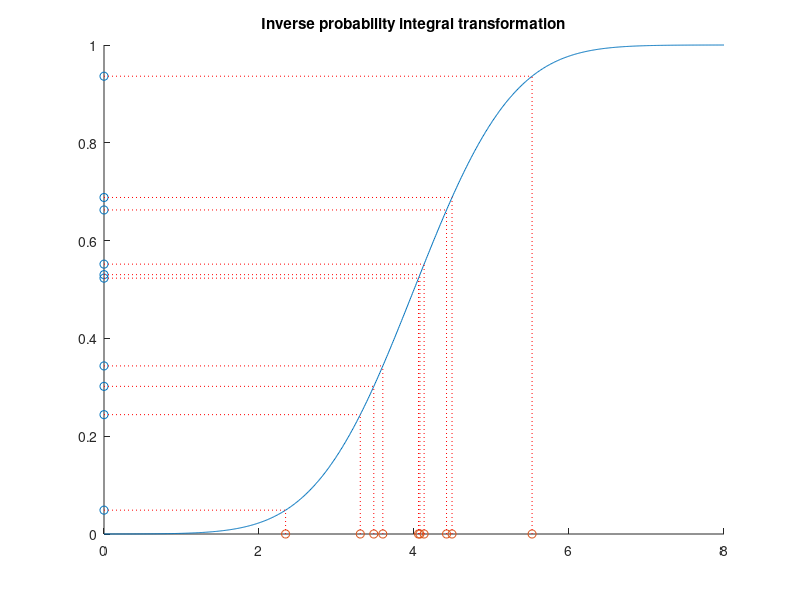
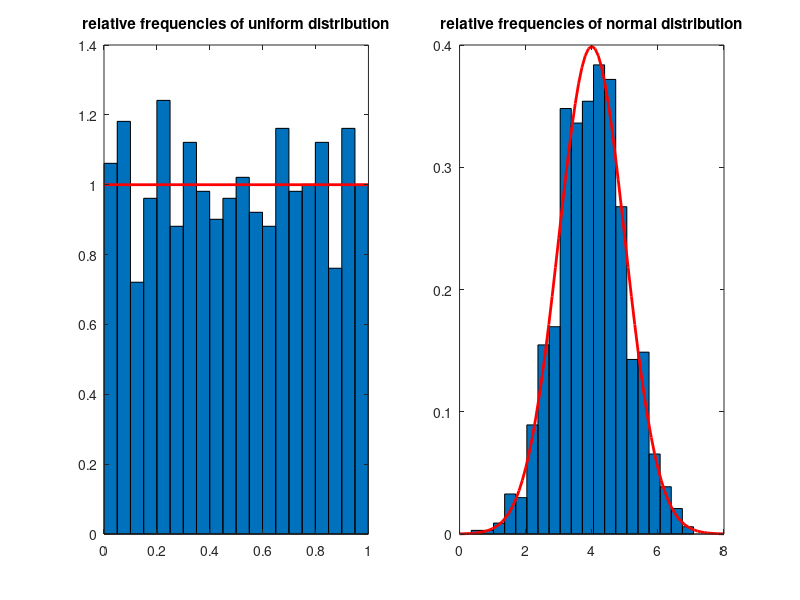

These figures' MATLAB source, in order: (Note: this script raises an error after producing the figures.)
%% Value-at-risk and GARCH
% Christian Groll
%
% Chair of Financial Econometrics, Ludwig-Maximilians-University 
% Munich. 
%
% All rights reserved.

%%
% Although the previous parts of the script shall not be
% understood as rigorous scientific investigation of the topics
% treated, they nevertheless demonstrate some first indications
% that simple regression models or curve fitting techniques do
% not provide the desired informational gains in financial 
% applications. The deterministic and predictable part of stock
% prices is usually too small, compared with the large
% uncertainty that is involved. Hence, stock market prices are
% commonly perceived as stochastic, so that they are best
% described in the framework of probability theory. This part of
% the course shall introduce some of the basic concepts used to
% capture the stochasticity in stock prices.

%% Required functions
%   garchestimation

%% Monte Carlo simulation
% As part of the standard MATLAB program the function rand()
% enables simulation of uniformly distributed pseudo random 
% variables. This is one of the most important tools for
% financial econometrics. However, the key to understanding this
% importance is to understand that these uniformly distributed
% simulated values can be transformed to samples of any given
% distribution function by a simple transformation.

% init params
n = 1000;     % sample size
nBins = 20;   % number of points per bin

% simulate from uniform distribution
simU = rand(n, 1);

% check appropriateness
hist(simU, nBins)

% calculate expected number of bins
expNum = n/nBins;

% include horizontal line at expected number of points per bin
line([0 1], expNum*[1 1], 'Color', 'r')
title(['sample size: ' num2str(n) ' / expected points per bin: '...
    num2str(expNum)])

%%
% In order to simulate random numbers of different distributions,
% one has to make use of the fact that the inverse cumulative
% distribution function F^(-1), applied to a uniformly 
% distributed random variable simU, generates a random vector with 
% cumulative distribution equal to F. This theorem is called 
% inverse probability integral transformation (PIT), and can be 
% best understood by looking at a graphical visualization. Here, 
% we use the normal distribution as an example.

% init params
n2 = 10;    % sample size
mu = 4;     % params distribution 
sigma = 1;

% show first n2 points of simU on y-axis
close
scatter(zeros(n2, 1), simU(1:n2), 'r.')
hold on;

% plot cumulative distribution function
grid = 0:0.01:8;
vals = normcdf(grid, mu, sigma);
plot(grid, vals)

% scatter resulting values after inverse PIT
X = norminv(simU, mu, sigma);
scatter(X(1:n2), zeros(n2, 1), 'r.')

% plot lines between points to indicate relation
for ii=1:n2
    % horizontal line, beginning in uniform sample point
    line([0 X(ii)], [simU(ii) simU(ii)], 'Color', 'r',...
       'LineStyle', ':')
    
    % vertical line, beginning in new point, up to function
    line([X(ii) X(ii)], [0 simU(ii)], 'Color', 'r', 'LineStyle', ':')
end
title('Inverse probability integral transformation')

%%
% As can be seen, points in the middle of the [0 1] interval
% encounter a very steep slope of the cumulative distribution
% function, so that the distances between those points are
% effectively reduced. Hence, the associated area on the x-axis
% will exhibit an accumulation of sample points. In contrast to
% that, points in the outer quantiles of the distribution will
% encounter a very shallow slope, and hence will be taken further
% apart of each other.
%
% In order to show that this distortion happens exactly in the 
% required way to produce sample points of the predetermined 
% distribution, one can compare the relative frequencies of the 
% sample points with the probability density function of the 
% targeted distribution.

figure('position', [50 50 1200 600])

% plot histogram, normalized to entail area of one
subplot(1, 2, 1);
[counterU locationsU] = hist(simU, nBins);  % count points in bins
width = diff(locationsU(1:2));          % get bin width
bar(locationsU, counterU/(n*width), 1);   % Rescale bins to sum up
        % to area 1. Without adjustment, area is number of points
        % time bin width.
hold on;

% include underlying uniform distribution
plot([0 1], [1 1], 'r', 'LineWidth', 2)
title('relative frequencies of uniform distribution')

% plot histogram of transformed sample points, normalized
subplot(1, 2, 2);
[counterX locationsX] = hist(X, nBins);
width = diff(locationsX(1:2));
bar(locationsX, counterX/(n*width), 1);
hold on;

% include underlying normal distribution
grid = mu-4:0.1:mu+4;
plot(grid, normpdf(grid, mu, sigma), 'r', 'LineWidth', 2);
title('relative frequencies of normal distribution')

%%
% Hence, given any distribution function, we now are capable of
% simulating samples of it. However, in practice we usually
% encounter a different problem : we observe some data, but do
% not know the underlying distribution function, which has to be
% estimated based on the data.
%
% We will now implement code to estimate the parameters of a
% given distribution function based on maximum likelihood. In
% order to get an impression of how good the estimation step
% performs, we will adapt it to simulated data with known
% underlying distribution first.
%
% The likelihood of a given sample point is defined as the value
% of the probability density function. Furthermore, the
% likelihood of a given sample with more than one point is
% defined as the product of the individual likelihoods. 

% init params example
n = 1000;   % number sample points
mu = 2;
sigma = 1;
points = normrnd(mu, sigma, n, 1);    % simulate data points

% likelihood first point only
lh1 = (sigma^2*2*pi)^(-0.5)*exp((-0.5)*(points(1)-mu)^2/sigma^2);
fprintf(['\nThe likelihood of the first point is given by '...
    num2str(lh1) '.\n'])
fprintf(['It also can be calculated using an '...
    'existing MATLAB function:\n'...
    'normpdf(points(1), mu, sigma) = ' ...
    num2str(normpdf(points(1), mu, sigma))...
    '.\n'])

%%

% calculate lh for all individual points
lhs = normpdf(points, mu, sigma);

% multiply first k points for each k up to 10
cumulatedLikelihoods = cumprod(lhs(1:10))'

%% 
% As can be seen, through multiplication the absolute value of
% the overall likelihood becomes vanishingly small very fast.
% This imposes numerical problems to the process of calculation,
% since MATLAB only uses a finite number of decimal places.
% Hence, parameter estimation is always done by maximization of
% the log-likelihood function. Note that multiplication of
% individual likelihoods becomes summation under the
% transformation to log-likelihoods.

% calculate log-likelihood for sample points
llh = -0.5*log(sigma^2*2*pi)-0.5*(points-mu).^2/sigma^2;

% show cumulate sum
cumulatedSum = cumsum(llh(1:10))'

%% 
% As can be seen, using log-likelihood does not cause the same
% numerical problems. Now, let's create an anonymous function
% that takes the parameters of the normal distribution and the
% sample points as input, and calculates the negative
% log-likelihood. This function subsequently can be used in the
% optimization routine.

% anonymous function
nllh = @(params, data)sum(0.5*log(params(2)^2*2*pi)+...
    0.5*(data-params(1)).^2/params(2)^2); % note: in order to 
            % fulfill the requirements of the subsequent
            % optimization, the argument that shall be optimized
            % has to be given first, with all parameters
            % contained in one vector!        
            
% check correctness with existing MATLAB function
negLogLikelihoods = ...
    [nllh([mu sigma], points) normlike([mu sigma], points)]

%%
% Obviously, both values are identical.
   
%% 
% Since the parameter sigma of the normal distribution may not
% take on negative values, we are confronted with a constrained
% optimization problem. Hence, we have to use the function 
% fmincon.

% simulate random points from normal distribution
points = normrnd(mu, sigma, 1000, 1);

% standard normal as first guess
params0 = [0 1];

% specify bounds on parameters
lb = [-inf 0.1];
ub = [inf inf];

% set options for optimization
opt = optimset('algorithm', 'interior-point', 'TolX', 1e-14);

% three ways to perform optimization: using anonymous function
paramsHat1 = ...
   fmincon(@(params)nllh(params, points), params0, ...
   [], [], [], [], lb, ub, [], opt);

% different way, using anonymous function
paramsHat2 =...
    fmincon(nllh, params0, ...
    [], [], [], [], lb, ub, [], opt, points);

% using existing MATLAB function
paramsHat3 =...
    fmincon(@(params)normlike(params, points), params0, ...
    [], [], [], [], lb, ub, [], opt);

% showing wrong syntax using existing function
try
    paramsHat4 =...
        fmincon(normlike, params0, ...
        [], [], [], [], lb, ub, [], opt, points);
catch err
    fprintf(['MATLAB displays the following error:\n"'...
        err.message '"\n']);
end

%%
% While the first three optimization calls stop regularly, the
% fourth syntax produces an error as predicted. Comparison of the
% estimated parameters of the successful optimizations show
% equally good results for all three.

% compare results of different optimizations with real values
compareToRealParams = [mu sigma; paramsHat1; ...
    paramsHat2; paramsHat3]

%%
% Now that we successfully estimated the underlying normal
% distribution, we want to try the same estimation procedure for
% a Student's t-distribution.

% init params
n = 1000;
nu = 4;

% simulate values per inverse PIT
X = tinv(rand(n, 1), nu);

% determine individual likelihoods for vector of observations
lh = @(nu, X)gamma((nu+1)/2)*(nu*pi)^(-0.5)/gamma(nu/2)...
    *(1+X.^2/nu).^(-(nu+1)/2);

%%
% Note: function lh returns a vector itself. See for example:
outputDimension = size(lh(4, X))

%%
% Define function nllh_t that calculates the negative overall 
% log-likelihood based on the output of function lh.

% taking log of each entry and summing up
nllhT = @(nu, X)-sum(log(lh(nu, X)));


%% 
% Specify optimization settings and conduct optimization.

% init guess
param0 = 10;

% boundary constraints
lb = 0.1;
ub = inf;

% optimization
paramHat = fmincon(nllhT, param0, [], [], [], [], ...
    lb, ub, [], [], X);

%%
% Note that MATLAB displays a warning message, indicating that
% the currently used searching algorithm might not be accurate.
% You can switch to any of the suggested algorithms by changing
% the respective property of the optimization options structre
% via optimset(). Nevertheless, the results obtained are not too
% bad after all.

% compare with real parameter
compareToRealParam = [nu paramHat]

%% Application to real data
% Now we want to examine whether observed returns in the real
% world approximately follow a normal distribution. As first
% example we will chose the German stock market index for our
% investigation.

% specify ticker symbol as string variable
tickSym = '^GDAXI';     % specify stock data of interest

% specify beginning and ending as string variables
dateBeg = '01011990';       %  day, month, year: ddmmyyyy
dateEnd = datestr(today, 'ddmmyyyy');  % today as last date

% load data
dax = getPrices(dateBeg, dateEnd, {tickSym});

% calculate percentage log returns
daxRetsTable = price2retWithHolidays(dax);
daxLogRets = daxRetsTable{:,:}*100;

%%
% Fitting parameters of normal distribution to data.

% init bounds
lb = [-inf 0.001];
ub = [inf inf];

% optimization settings
opt = optimset('display', 'off', 'algorithm', 'sqp'); 

% estimate normal distribution parameters
paramsHat = ...
   fmincon(nllh, params0, ...
   [], [], [], [], lb, ub, [], opt, daxLogRets);

% compare parameters with estimation from existing function
[muHat sigmaHat] = normfit(daxLogRets);
paramComparison = [paramsHat; muHat sigmaHat]

%%
% In order to examine the goodness-of-fit of the estimated normal
% distribution, some visualizations can be helpful. First, a
% normalized histogram of the data shall be compared to the 
% probability density function of the fitted distribution.
% Moreover, as the largest financial risks are located in the
% tails of the distribution, the figure also shall show a more
% amplified view on the lower tail.

% show normalized histogram with density of normal distribution
[counterX locationsX] = hist(daxLogRets, 50);
width = diff(locationsX(1:2));

% show bar diagram in first subplot
figure('position', [50 50 1200 600])
subplot(1, 2, 1);
bar(locationsX, counterX/(numel(daxLogRets)*width), 1);
hold on;

% init grid
grid =...
    paramsHat(1)-5*paramsHat(2):0.01:paramsHat(1)+5*paramsHat(2);

% include underlying normal distribution
plot(grid, normpdf(grid, paramsHat(1), paramsHat(2)), ...
    'r', 'LineWidth', 2);
title('relative frequencies with normal distribution')

% show lower tail region amplified
subplot(1, 2, 2);
hold on;
bar(locationsX, counterX/(numel(daxLogRets)*width), 1);
plot(grid, normpdf(grid, paramsHat(1), paramsHat(2)), ...
    'r', 'LineWidth', 2);
axis([paramsHat(1)-7*paramsHat(2) paramsHat(1)-2*paramsHat(2)...
    0 0.02])
title('lower tail')
hold off

%%
% As the amplification of the comparison of the lower tails
% shows, the relative frequency of extremely negative realizations
% is much larger than what would be suggested by the normal
% distribution. This indicates that the shape of the normal
% distribution is not able to provide a good fit to the
% realizations of stock returns observed. Another way to
% visualize the deviations between normal distribution modeling
% and reality is the QQ-plot.
%
% In order to compare the quantiles of the empirical returns with
% the quantiles of a given distribution function using MATLAB's
% qq-plot function, we need to specify the respective
% distribution by handing over simulated sample points with
% given distribution.

close   % close previous figure
figure('position', [50 50 1200 600])
subplot(1, 2, 1)

% generate sample points of given distribution
sample = normrnd(paramsHat(1), paramsHat(2), numel(daxLogRets), 1);

% qq-plot: empirical returns vs. estimated normal distribution
qqplot(daxLogRets, sample);
title('built-in qqplot')
xLimits = get(gca, 'xLim');
yLimits = get(gca, 'yLim');

%% 
% To avoid the imprecision caused by the determination of the
% function via sample values, and to get a more detailed
% understanding of the concept of qq-plots, we now want to
% reproduce the shown graphic with own code. Thereby the main 
% idea of a qq-plot is to plot quantiles corresponding to an
% equidistant grid of probabilities against each other. While 
% quantiles of the normal distribution can be calculated, 
% quantiles refering to the distribution of the observed data 
% points are approximated with the respective empirically 
% estimated values.

% arrange entries in chronological order
sorted = sort(daxLogRets);

% init grid of equidistant probabilities
associatedCDFvalues = ((1:numel(sorted))/(numel(sorted)+1));

% associated ecdf values increase with fixed step size
format rat
associatedCDFvalues(1:4)
format short

%%

% get associated normal quantile values
convertToNormalQuantiles = ...
    norminv(associatedCDFvalues, paramsHat(1), paramsHat(2));

% generate qq-plot
subplot(1, 2, 2)
scatter(sorted, convertToNormalQuantiles, '+'); shg
xlabel('empirical quantiles')
ylabel('quantiles normal distribution')
set(gca, 'xLim', xLimits, 'yLim', yLimits);
title('manually programmed qq-plot')

% include straight line to indicate matching quantiles
line(xLimits, xLimits, 'LineStyle', '-.', 'Color', 'r')

%%
% Again, the qq-plot shows that the empirical quantiles in the
% lower tail are lower than suggested by the normal distribution.
% This is a commonly observable pattern of financial data, and it
% is refered to as fat tails. 

%% VaR
% With these insights in mind, we now want to estimate the 
% value-at-risk for the German stock index. The value-at-risk 
% associated with a given asset is nothing else than a lower 
% quantile of the distribution of returns. Hence, a value-at-risk
% of confidence level 95% denotes nothing else than a return 
% level that is fallen short of at maximum 5% of the times. 
% This value will be estimated on three different ways.

% init different value-at-risk confidence levels
quants = [0.005 0.01 0.05];

% estimate VaR based on fitted values of normal distribution
varNorm = norminv(quants, paramsHat(1), paramsHat(2));

%%
% Estimate DoF parameter for Student's t-distribution.

% determine individual likelihoods for a points vector
lh = @(nu, X)gamma((nu+1)/2)*(nu*pi)^(-0.5)/gamma(nu/2)...
    *(1+X.^2/nu).^(-(nu+1)/2);

% define function taking log of each entry and summing up
nllhT = @(nu, X)-sum(log(lh(nu, X)));

% init guess
param0 = 10;

% boundary constraints
lb = 0.1;
ub = inf;

% set options for optimization
opt = optimset('algorithm', 'sqp');

% optimization
paramHatT = fmincon(nllhT, param0, [], [], [], [], ...
    lb, ub, [], opt, daxLogRets);

%%
% Associated value-at-risk estimations are given as the quantiles
% of the fitted Student's t-distribution and can be calculated by
% inversion.

% apply inverse cumulative distribution function
varT = icdf('t', quants, paramHatT);

%% 
% As third alternative, the value-at-risk can be estimated
% directly based on the observed returns as empirical quantiles.

% estimate VaR based on empirical quantiles
varEmp = quantile(daxLogRets, quants);

% compare different VaR estimations
compareVaRs = [quants' varNorm' varT' varEmp']

% display labels of columns below
fprintf('\nConfLevels Norm Distr T Distr   Emp Quants\n')

%%
% As can be seen, the estimated values of VaR are quite different
% for different estimators. In contrast to the normal
% distribution, the Student's t-distribution assigns more
% probability to tail regions, which results in more extreme
% quantile values. However, this result does not yet
% automatically imply that a Student's t-distribution is the more
% appropriate distribution. In order to check both distributions
% for their goodness, we have to compare them in a backtesting
% procedure.

%% Backtesting
% For reasons of space we want to conduct the visual analysis
% only for one level of confidence. However, figures of the other
% confidence levels easily can be accessed through changing the
% determining index variable lev.


% init confidence level as index of variable quants
lev = 2;

figure('position', [50 50 1200 600]);

% show exceedances for normal distribution
subplot(1, 2, 1);

% indicate exceedances with logical vector
exceed = daxLogRets <= varNorm(lev);

% show exceedances in red
daxDates = numDates(dax);

scatter(daxDates([logical(0); exceed]), daxLogRets(exceed), '.r')
        % first date entry left out since daxDates refers to
        % longer time series of prices
hold on;

% show non-exceedances in blue
scatter(daxDates([logical(0); ~exceed]), ...
    daxLogRets(~exceed), '.b')
datetick 'x'
set(gca, 'xLim', [daxDates(2) daxDates(end)]);

% include VaR estimation
line([daxDates(2) daxDates(end)], varNorm(lev)*[1 1], ...
    'Color', 'k')
title(['Exceedance frequency ' ...
    num2str(sum(exceed)/numel(daxLogRets), 2) ' instead of '...
    num2str(quants(lev))])

% same plot with results based on Student's t-distribution
subplot(1, 2, 2);
exceed2 = daxLogRets <= varT(lev);
scatter(daxDates([logical(0); exceed2]), ...
    daxLogRets(exceed2), '.r')
hold on;
scatter(daxDates([logical(0); ~exceed2]), ...
    daxLogRets(~exceed2), '.b')
datetick 'x'
set(gca, 'xLim', [daxDates(2) daxDates(end)]);
line([daxDates(2) daxDates(end)], varT(lev)*[1 1], ...
    'Color', 'k')
title(['Exceedance frequency ' ...
    num2str(sum(exceed2)/numel(daxLogRets), 2) ' instead of '...
    num2str(quants(lev))])

%%
% For further investigation of the goodness of the respective 
% estimation approaches, all exceedance frequencies are compared 
% to in a table.

% calculate exceedance frequencies for normal distribution
normFrequ = ...
    [sum((daxLogRets <= varNorm(1))/numel(daxLogRets));...
    sum((daxLogRets <= varNorm(2))/numel(daxLogRets));...
    sum((daxLogRets <= varNorm(3))/numel(daxLogRets))];

% calcualte exceedance frequencies for Student's t-distribution
tFrequ = ...
    [sum((daxLogRets <= varT(1))/numel(daxLogRets));...
    sum((daxLogRets <= varT(2))/numel(daxLogRets));...
    sum((daxLogRets <= varT(3))/numel(daxLogRets))];

% calculate exceedance frequencies for empirical quantiles
empFrequ = ...
    [sum((daxLogRets <= varEmp(1))/numel(daxLogRets));...
    sum((daxLogRets <= varEmp(2))/numel(daxLogRets));...
    sum((daxLogRets <= varEmp(3))/numel(daxLogRets))];

% display table
fprintf('\nExceedance frequencies:\n')
fprintf('Norm distr   t distr   Emp distr\n')
for ii=1:numel(quants)
    fprintf('%1.5f     %1.5f     %1.5f\n', ...
        normFrequ(ii), tFrequ(ii), empFrequ(ii));
end

%%
% This analysis shows two commonly observable characteristics.
% First, the exceedance frequencies associated with the empirical
% estimator are almost exactly the size that we want to observe.
% However, this should not lead you to erroneously conclude that
% the empirical estimator is unambiguously the best estimator,
% since the perfect fit is only achieved in-sample, that is it is
% achieved only on the data that we used for estimation. This is
% a classical overfitting problem, since we adjusted the 
% estimated quantiles to exactly match the observed data points 
% in the first place. Examining the out-of-sample properties of 
% the empirical estimator will show that it is not performing 
% equally well when applied to "unseen" data.
%
% And second, while all three estimators seem to approximately match 
% the demanded exceedance frequencies, the occurrences of the
% exceedances are clustered through time. That is, exceedances
% are not distributed uniformly over time, but observing an
% exceedance at one day increases the likelihood of an additional
% exceedance within the next days. This weakness of all
% estimators arises from the fact that we dropped all information
% of the sample with respect to the time dimension, since we
% treated returns as i.i.d. realizations of a certain random
% variable. Hence, estimating risk more adequately requires
% modeling the observations as time series in order to be able to
% match temporarily evolving high-volatility phases.

%% Simulation study: empirical quantiles
% In order to examine the properties of the empirical quantiles
% estimator we now will perform a short simulation study. The
% idea is to sample observations of a given distribution
% function, apply the empirical quantiles estimator to the sample
% data, and check whether we are able to approximately retrieve
% the quantile values of the original underlying distribution.

% init params
reps = 10000;       % number of repetitions
sampSize = 250;    % approximately 10 years of data
dist = 't';         % underlying distribution 
param = 5;          % parameters: dimension depending on distr.
nBins = 30;         % number of bins in histogram plot

% get real quantile values
realQuants = icdf(dist, quants, param);

% preallocate result matrix
estQuants = zeros(reps, numel(quants));  % for each repetition we 
            % will get estimated values for each confidence level

% using for-loop, because of limited memory
for ii=1:reps
    % simulate data sample
    simU = rand(sampSize, 1);
    sampData = icdf(dist, simU, param);
    
    % get empirical quantiles for this repetition
    estQuants(ii, :) = quantile(sampData, quants);
end

% plot results
figure('position', [50 50 1200 600])
for ii=1:numel(quants)
    subplot(1, numel(quants), ii);
    hist(estQuants(:, ii), nBins)
    
    % include line indicating real quantile value
    yLimits = get(gca, 'yLim');
    line(realQuants(ii)*[1 1], yLimits, 'Color', 'r')
    
    % calculate mean squared error
    mse = sum((estQuants(:, ii)-realQuants(ii)).^2)/reps;
    
    title(['Quantile: ' num2str(quants(ii), 2) ',  MSE: ' ...
        num2str(mse, 3)])
end

%% 
% As indicated by the mean squared error as well as by the
% different scales of the x-axis, the goodness of the empirical
% quantile estimator decreases with decreasing quantile values.
% This is no surprise, since a sample of size 2500 on average
% only produces 12.5 observations below it's 0.005 quantile.
% Since the number of expected observations below the quantile
% value is the relevant size to the estimation procedure, the
% average performance of the estimator is rather poor.
   
%% Autoregressive processes
% The main idea of time series analysis is to not consider
% observations as independent over time, but to admit an effect
% of past returns to the distribution of todays return. The most
% common way thereby is to render first and second moments
% conditional. We will start with time-varying first moments.
% A very helpful device to detect serial dependence is to
% estimate the autocorrelation function of the process.

% init params
nLags = 20;     % number of lags

% estimate autocorrelation function
autoCorrCoeff = zeros(1, nLags);
for ii=1:nLags
    % get correlation between days of distance ii
    autoCorrCoeff(ii) = ...
        corr(daxLogRets(1:end-ii), daxLogRets(ii+1:end));
end

% plot estimated autocorrelation function
close
figure('position', [50 50 1200 600])
subplot(1, 2, 1)
stem(1:nLags, autoCorrCoeff, 'r.', 'MarkerSize', 12)
set(gca, 'yLim', [-0.2 1]);
set(gca, 'xGrid', 'on', 'yGrid', 'on')

% plot autocorrelation using existing MATLAB function
subplot(1, 2, 2)
autocorr(daxLogRets)

%%
% Though there might be evidence for autocorrelation at lags 3
% and 4, there is rather no clear pattern observable. We now will
% try to replicate the observed autocorrelation function. First,
% we will investigate the properties of an AR(1) process by
% simulating a sample path of it.

% init params
a = 0.8;    % autoregression coefficient
n = 10000;   % path length
sigma = 0.8;    % standard deviation residual
y0 = 0;         % starting value

% simulate data
epsilons = normrnd(0, sigma, n, 1);
y = zeros(n, 1);
y(1, 1) = y0;

% because of the recursive nature of autoregressive processes we
% have to use for-loop
for ii=2:n
    y(ii) = a*y(ii-1)+epsilons(ii);
end

% plot path
close
figure('position', [50 50 1200 600])
subplot(1, 2, 1);
plot(y(1:150))
title('Simulated sample path')

% plot associated empirical autocorrelation function
subplot(1, 2, 2);
autocorr(y)

%%
% As can be seen, the autoregressive term of lag 1 causes a
% significant non-zero autocorrelation function in both first two
% lags. Since we observed a negative third lag and positive 
% fourth lag, we will take a look at a fourth order 
% autoregressive process.

% init params
a1 = 0;
a2 = 0;
a3 = -0.06;
a4 = 0.06;

y0 = 0;
y1 = 0;
y2 = 0;
y3 = 0;

% simulate data
epsilons = normrnd(0, sigma, n, 1);
y = zeros(n, 1);
y(1:4, 1) = [y0; y1; y2; y3];

for ii=5:n
    y(ii) = a1*y(ii-1) + a2*y(ii-2) + a3*y(ii-3)+a4*y(ii-4)+epsilons(ii);
end

% plot sample path
close
figure('position', [50 50 1200 600])
subplot(1, 2, 1);
plot(y(1:150))
title('simulate sample path')

% plot empirical autocorrelation function
subplot(1, 2, 2);
autocorr(y)

%% 
% As both graphics indicate, there lies a great flexibility in
% AR-processes when it comes to replicating first-moment features
% of real data. However, it is very difficult to distinguish
% between stochastically evolved artificial patterns and real
% existing autocorrelated structures.

% Although the empirical autocorrelation function seems to
% indicate that AR-processes could be able to replicate some
% first-moment characteristics of observable financial time 
% series, there are some considerable differences in
% the patterns of the second moments. One way to see this is by
% looking at the empirical autocorrelation functions of squared
% returns.

% compare autocorrelation functions of squared returns
close
figure('position', [50 50 1200 600])
subplot(1, 2, 1);
autocorr(daxLogRets.^2)
title('real data')
subplot(1, 2, 2)
autocorr(y.^2)
title('simulated AR-data')

%% 
% As can be seen, squared returns exhibit long-lasting and
% persistent autocorrelations. This result can be interpreted as
% follows: correlation between squared returns is an indication
% of correlation between absolute return sizes. That is, if we
% observe high absolute returns at previous days, there is a
% high likelihood of a high absolute return for today, too. In
% other words: if previous returns exhibit high volatilities
% (high absolute values), today's absolute return is more likely to be
% high itself, while low volatility of previous days is likely to
% be followed by a return with small absolute value itself. This
% observation matches with the volatility clusters observed
% before.

%% Fitting AR(2) processes
% This is part of the homework.

%% GARCH(1,1)
% Since autoregressive processes are not able to replicate the
% persistent volatilities observable at financial time series, we
% need to come up with another model, called GARCH (generalized 
% autoregressive conditional heteroscedasticity). The idea
% associated with GARCH models is to render second moments
% conditional. That is, the model shall capture the pattern of
% financial time series that periods of high volatility are
% followed more likely by another high absolute return. Hence,
% the model treats the volatility prevailing at a certain point
% in time as conditional on the past realizations, with positive
% relationship between past volatility and conditional current
% volatility. Today's variance h(t) is modelled as linear function
% of yesterday's variance h(t-1) and yesterday's squared 
% observation y(t-1).^2. 
%
%   y(t) = sqrt(h(t))*epsilon(t)
%   h(t) = k + GARCH*h(t-1) + ARCH*y(t-1)^2
%
% In order to get a first impression about the model, we will 
% first simulate some data with given parameters.
%
% Since conditional distributions depend on yesterday's
% observation and standard deviation, the first simulated value
% of our path also needs some specification of the values of the
% previous days.

% starting values
y0 = 0;     
sigma0 = 1;

% init params
sampSize = 10000;       % path length

% GARCH parameters: h(t)=k+GARCH*h(t-1)+ARCH*y(t-1)^2
garch = 0.6;
arch = 0.2;
k = 0.2;

% preallocate y and sigma
y = zeros(sampSize, 1);
sigmas = zeros(sampSize, 1);

% simulate standardized residuals
epsilons = randn(sampSize, 1);

% take first values as given
y(1) = y0;
sigmas(1) = sigma0;

for ii=2:sampSize
    % calculate new sigma
    sigmas(ii) = ...
        sqrt(k+garch*sigmas(ii-1)^2 + arch*y(ii-1)^2);
    
    % multiply standardized residual with current standard dev.
    y(ii) = epsilons(ii)*sigmas(ii);
end

% visualization of simulated data patterns
close
figure('position', [50 50 1200 800])

% show sample path
subplot(3, 2, 1:2);
plot(y(1:600))
title('sample path')

% show simulated series of conditional standard deviations
subplot(3, 2, 3:4);
plot(sigmas(1:600))
title('conditional standard deviations')

% show autocorrelation functions
subplot(3, 2, 5);
autocorr(y)
title('autocorr returns')
set(gca, 'yLim', [-0.2 0.6]);
subplot(3, 2, 6);
autocorr(y.^2)
set(gca, 'yLim', [-0.2 0.6]);
title('autocorr squared returns')

%%
% When looking at the visualization, some points become evident.
% First, the time series does exhibit volatility clusters of
% small scale. While there do appear short periods with
% relatively high standard deviations, the high volatility
% phases seem to disappear faster than in reality. And second,
% the model in general seems to be appropriate to generate
% persistent dependencies in absolute returns, measurable through
% the autocorrelation function applied to squared returns.
% Nevertheless, the persistency measured with the autocorrelation
% also drops faster than for comparable real data.

%%
% To break away from the distortions incorporated by arbitrarily
% chosing the parameters of the model, we now want to fit a GARCH
% model to empirical data via maximum likelihood. However, in
% order to get a better understanding about the individual steps 
% of the fitting procedure, we first implement some stand-alone 
% parts for simulated data.

% determine time series
tSeries = y;

% treat initial standard deviation and parameters as given
initSigma = 1;
params = [k garch arch];

%%
% The main point here is that once we are given the time series, 
% the parameter values and the initial standard deviation, we are
% able to reconstruct the series of sigmas.

% preallocate reconstructed sigmas
retrieveSigmas = zeros(numel(tSeries), 1);
retrieveSigmas(1) = initSigma;

% reconstruction
for ii=2:numel(tSeries)
    % current sigmas depend on last sigma and last observation
    % through parameter values of the model
    retrieveSigmas(ii) = sqrt(params(1)+...
        params(2)*retrieveSigmas(ii-1)^2 + ...
        params(3)*tSeries(ii-1)^2);
end

%%
% As verification, sigmas of simulated time series can be
% compared with those reconstructed.
figure('position', [50 50 1200 600])
subplot(2, 1, 1);
plot(sigmas)
title('simulated sigmas')
subplot(2, 1, 2);
plot(retrieveSigmas)
title('retrieved sigmas')

%% 
% Given the reconstructed series of time-varying sigma values, we
% now can calculate the log-likelihood of the observed time
% series. Thereby observations are assumed to be conditionally
% normally distributed with standard deviation given by sigma.

% calculate negative log-likelihood
nllh = sum(0.5*log(retrieveSigmas.^2*2*pi)+...
    0.5*(tSeries.^2./retrieveSigmas.^2));

%%
% Since the series of retrieved sigmas depends on the selection
% of parameters and initial values, the negative log-likelihood
% also is influenced by these inputs. Hence, we can come up with
% a two-step estimation procedure, where in a first step the
% series of sigmas is retrieved, and in a second step the
% associated negative log-likelihood is calculated. Bundling both
% steps in one function, we get an objective function usable for
% optimization. This function is implemented as
% garchEstimation(). Now we will perform the estimation of the
% GARCH parameters.

% init params
params0 = [0.1 0.1 0.1];

% linear parameter restrictions: params(2)+params(3)<1
A = [0 1 1];
b = 1;

% lower and upper bounds
lb = [0.01 0.01 0.01];
ub = [0.99 0.99 0.99];

% init vals
data = y;
initVals = [0 1];

% optimization settings
opt = optimset('algorithm', 'sqp');

% optimization
paramsHat = fmincon(...
    @(params)garchEstimation(params, data, initVals), params0, ...
    A, b, [], [], lb, ub, [], opt);

compareToRealParams = [paramsHat; params]

%% 
% Given our estimated values we are again able to extract a
% series of sigma values. These extracted sigma values give us an
% indication of whether there have been periods of high
% volatility in the time series or not. The following cell will
% perform the same analysis for real stock data.

% specify data
data = daxLogRets;

% optimization settings
opt = optimset('algorithm', 'sqp');

% optimization
[paramsHat nllhVal] = fmincon(...
    @(params)garchEstimation(params, data, initVals), params0, ...
    A, b, [], [], lb, ub, [], opt);

% extract estimated sigma series 
retrieveSigmas = zeros(numel(data), 1);
retrieveSigmas(1) = initVals(2);

% reconstruction
for ii=2:numel(data)
    % current sigmas depend on last sigma and last observation
    % through parameter values of the model
    retrieveSigmas(ii) = sqrt(paramsHat(1)+...
        paramsHat(2)*retrieveSigmas(ii-1)^2 + ...
        paramsHat(3)*data(ii-1)^2);
end

% plot observed values with extracted sigmas
close
figure('position', [50 50 1200 600])

subplot(2, 1, 1);
plot(daxDates(2:end), daxLogRets)
datetick 'x'
set(gca, 'xLim', [daxDates(2) daxDates(end)]);

subplot(2, 1, 2);
plot(daxDates(2:end), retrieveSigmas)
datetick 'x'
set(gca, 'xLim', [daxDates(2) daxDates(end)]);


%%
% Since GARCH is one of the most important models in
% econometrics, all the standard applications associated with the
% model are already implemented in the econometrics toolbox of
% MATLAB. The framework is built on specification of
% GARCH models using a structure variable, which is the basic
% component to pass over model specifications between functions.
% As default model MATLAB has chosen the same GARCH(1,1) model 
% with constant in the variance equation that we already have
% chosen above, with the one deviation that it also incorporates
% a constant term in the mean equation. However, we fit the 
% default model to data without further specifications and
% compare it with our results so far.

% maximum likelihood estimation of parameters
[coeff, errors, llf, innovations, sigmas, summary] = ...
    garchfit(daxLogRets);

%%
% Displaying the estimated coefficient structure allows
% comparison with the values estimated based on our own
% functions.

% display coefficient structure
coeff

% own values
fprintf('\nIn contrast to that, own values are:\n')
fprintf('       K: %1.4f\n', paramsHat(1))
fprintf('   GARCH: %1.4f\n', paramsHat(2))
fprintf('    ARCH: %1.4f\n', paramsHat(3))

% compare log-likelihoods
logLikelihoods = [-nllhVal llf]

%%
% As the displayed values show, there are no substantial
% deviations, since the constant term in the mean equation is
% rather small. However, the garchfit function conveniently
% returns some more outputs, which are useful for further
% investigations. For example, previous plots easily can be 
% replicated.
 
close
figure('position', [50 50 1200 600])
subplot(2, 1, 1)
plot(daxDates(2:end), daxLogRets)
datetick 'x'
set(gca, 'xLim', [daxDates(2) daxDates(end)]);

subplot(2, 1, 2)
plot(daxDates(2:end), sigmas)
datetick 'x'
set(gca, 'xLim', [daxDates(2) daxDates(end)]);

%%
% Furthermore, it is easy to derive the standardized returns,
% where distortions from time-varying conditional first two 
% moments have been extracted. Since the distribution of these 
% standardized returns is the foundation in our maximum 
% likelihood estimation procedure, it is reasonable to examine 
% our assumption of normally distributed conditional returns.

% init params
nBins = 30;
n = numel(daxLogRets);     % number of observations

% get standardized returns
stdRets = innovations./sigmas;

% compare with normal distribution
[counterX locationsX] = hist(stdRets, nBins);
width = diff(locationsX(1:2));
close all
bar(locationsX, counterX/(n*width), 1);
hold on;

% include best fitting normal distribution
[muhat sigmahat] = normfit(stdRets);
grid = muhat-4:0.1:muhat+4;
plot(grid, normpdf(grid, muhat, sigmahat), 'r', 'LineWidth', 2);
title('relative frequency normal distribution')

%% 
% Since the figure does not exhibit substantial deviations, our
% priorly made assumption of conditional normally distributed
% returns seems to be sustainable. The next step now is to
% examine the performance of the GARCH model in a backtesting
% procedure.

% preallocate VaR vector
vars = zeros(numel(quants), numel(daxLogRets));

for ii=1:numel(daxLogRets)
    % get sigma value
    curr_sigma = sigmas(ii);
    vars(:, ii) = norminv(quants', coeff.C, curr_sigma);
end

for ii=1:numel(quants)
    % get exceedances
    exceeds = (daxLogRets' <= vars(ii, :));
    
    % include in figure
    figure('position', [50 50 1200 600])
    plot(daxDates([logical(0) ~exceeds]), ...
        daxLogRets(~exceeds), '.')
    hold on;
    plot(daxDates([logical(0) exceeds]), ...
        daxLogRets(exceeds), '.r', 'MarkerSize', 12)
    datetick 'x'
    set(gca, 'xLim', [daxDates(2) daxDates(end)], ...
        'yLim', [floor(min(daxLogRets))-1 0]);

    % include line for VaR estimations
    hold on;
    plot(daxDates(2:end), vars(ii, :), '-k')

    % calculate exceedance frequency
    frequ = sum(exceeds)/numel(daxLogRets);
    
    title(['Exceedance frequency: ' num2str(frequ, 3)...
        ' instead of ' num2str(quants(ii), 3)])
end



%%
close all

